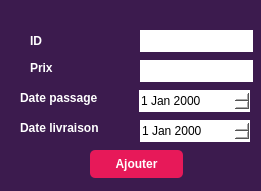
   <widget class="QGroupBox" name="groupBox">
    <property name="geometry">
     <rect>
      <x>10</x>
      <y>0</y>
      <width>261</width>
      <height>191</height>
     </rect>
    </property>
    <property name="font">
     <font>
      <pointsize>9</pointsize>
      <weight>75</weight>
      <bold>true</bold>
     </font>
    </property>
    <property name="styleSheet">
     <string notr="true">background-color: rgb(60, 27, 78);
border-radius: 20px;</string>
    </property>
    <property name="title">
     <string/>
    </property>
    <widget class="QLabel" name="label">
     <property name="geometry">
      <rect>
       <x>20</x>
       <y>30</y>
       <width>71</width>
       <height>21</height>
      </rect>
     </property>
     <property name="font">
      <font>
       <pointsize>9</pointsize>
       <weight>75</weight>
       <bold>true</bold>
      </font>
     </property>
     <property name="styleSheet">
      <string notr="true">color: rgb(255, 255, 255);</string>
     </property>
     <property name="text">
      <string>ID</string>
     </property>
    </widget>
    <widget class="QLabel" name="label_2">
     <property name="geometry">
      <rect>
       <x>20</x>
       <y>60</y>
       <width>56</width>
       <height>16</height>
      </rect>
     </property>
     <property name="font">
      <font>
       <pointsize>9</pointsize>
       <weight>75</weight>
       <bold>true</bold>
      </font>
     </property>
     <property name="styleSheet">
      <string notr="true">color: rgb(255, 255, 255);</string>
     </property>
     <property name="text">
      <string>Prix</string>
     </property>
    </widget>
    <widget class="QLineEdit" name="le_id">
     <property name="geometry">
      <rect>
       <x>130</x>
       <y>30</y>
       <width>113</width>
       <height>22</height>
      </rect>
     </property>
     <property name="styleSheet">
      <string notr="true">background-color: rgb(255, 255, 255);</string>
     </property>
    </widget>
    <widget class="QLineEdit" name="le_prix">
     <property name="geometry">
      <rect>
       <x>130</x>
       <y>60</y>
       <width>113</width>
       <height>22</height>
      </rect>
     </property>
     <property name="styleSheet">
      <string notr="true">background-color: rgb(255, 255, 255);</string>
     </property>
    </widget>
    <widget class="QPushButton" name="pb_ajouter">
     <property name="geometry">
      <rect>
       <x>80</x>
       <y>150</y>
       <width>93</width>
       <height>28</height>
      </rect>
     </property>
     <property name="font">
      <font>
       <weight>75</weight>
       <bold>true</bold>
      </font>
     </property>
     <property name="styleSheet">
      <string notr="true">QPushButton
{
border-radius: 5px;
	color: rgb(255, 255, 255);
background-color: rgb(231, 25, 89);
}</string>
     </property>
     <property name="text">
      <string>Ajouter</string>
     </property>
    </widget>
    <widget class="QLabel" name="label_3">
     <property name="geometry">
      <rect>
       <x>30</x>
       <y>210</y>
       <width>71</width>
       <height>16</height>
      </rect>
     </property>
     <property name="text">
      <string/>
     </property>
    </widget>
    <widget class="QLabel" name="label_4">
     <property name="geometry">
      <rect>
       <x>0</x>
       <y>90</y>
       <width>151</width>
       <height>16</height>
      </rect>
     </property>
     <property name="styleSheet">
      <string notr="true">font: 75 8pt &quot;MS Shell Dlg 2&quot;;</string>
     </property>
     <property name="text">
      <string/>
     </property>
    </widget>
    <widget class="QDateEdit" name="le_date_passage">
     <property name="geometry">
      <rect>
       <x>129</x>
       <y>90</y>
       <width>111</width>
       <height>22</height>
      </rect>
     </property>
     <property name="styleSheet">
      <string notr="true">background-color: rgb(255, 255, 255);</string>
     </property>
    </widget>
    <widget class="QDateEdit" name="le_date_livraison">
     <property name="geometry">
      <rect>
       <x>130</x>
       <y>120</y>
       <width>110</width>
       <height>22</height>
      </rect>
     </property>
     <property name="styleSheet">
      <string notr="true">background-color: rgb(255, 255, 255);</string>
     </property>
    </widget>
    <widget class="QLabel" name="label_11">
     <property name="geometry">
      <rect>
       <x>10</x>
       <y>90</y>
       <width>111</width>
       <height>16</height>
      </rect>
     </property>
     <property name="font">
      <font>
       <pointsize>9</pointsize>
       <weight>75</weight>
       <bold>true</bold>
      </font>
     </property>
     <property name="styleSheet">
      <string notr="true">color: rgb(255, 255, 255);</string>
     </property>
     <property name="text">
      <string>Date passage</string>
     </property>
    </widget>
    <widget class="QLabel" name="label_12">
     <property name="geometry">
      <rect>
       <x>10</x>
       <y>120</y>
       <width>111</width>
       <height>16</height>
      </rect>
     </property>
     <property name="font">
      <font>
       <pointsize>9</pointsize>
       <weight>75</weight>
       <bold>true</bold>
      </font>
     </property>
     <property name="styleSheet">
      <string notr="true">color: rgb(255, 255, 255);</string>
     </property>
     <property name="text">
      <string>Date livraison</string>
     </property>
    </widget>
    <widget class="QGroupBox" name="groupBox_6">
     <property name="geometry">
      <rect>
       <x>10</x>
       <y>0</y>
       <width>261</width>
       <height>191</height>
      </rect>
     </property>
     <property name="font">
      <font>
       <pointsize>9</pointsize>
       <weight>75</weight>
       <bold>true</bold>
      </font>
     </property>
     <property name="styleSheet">
      <string notr="true">background-color: rgb(60, 27, 78);
border-radius: 20px;</string>
     </property>
     <property name="title">
      <string/>
     </property>
     <widget class="QLabel" name="label_8">
      <property name="geometry">
       <rect>
        <x>20</x>
        <y>30</y>
        <width>71</width>
        <height>21</height>
       </rect>
      </property>
      <property name="font">
       <font>
        <pointsize>9</pointsize>
        <weight>75</weight>
        <bold>true</bold>
       </font>
      </property>
      <property name="styleSheet">
       <string notr="true">color: rgb(255, 255, 255);</string>
      </property>
      <property name="text">
       <string>ID</string>
      </property>
     </widget>
     <widget class="QLabel" name="label_9">
      <property name="geometry">
       <rect>
        <x>20</x>
        <y>60</y>
        <width>56</width>
        <height>16</height>
       </rect>
      </property>
      <property name="font">
       <font>
        <pointsize>9</pointsize>
        <weight>75</weight>
        <bold>true</bold>
       </font>
      </property>
      <property name="styleSheet">
       <string notr="true">color: rgb(255, 255, 255);</string>
      </property>
      <property name="text">
       <string>Prix</string>
      </property>
     </widget>
     <widget class="QLineEdit" name="le_id_2">
      <property name="geometry">
       <rect>
        <x>130</x>
        <y>30</y>
        <width>113</width>
        <height>22</height>
       </rect>
      </property>
      <property name="styleSheet">
       <string notr="true">background-color: rgb(255, 255, 255);</string>
      </property>
     </widget>
     <widget class="QLineEdit" name="le_prix_2">
      <property name="geometry">
       <rect>
        <x>130</x>
        <y>60</y>
        <width>113</width>
        <height>22</height>
       </rect>
      </property>
      <property name="styleSheet">
       <string notr="true">background-color: rgb(255, 255, 255);</string>
      </property>
     </widget>
     <widget class="QPushButton" name="pb_ajouter_2">
      <property name="geometry">
       <rect>
        <x>80</x>
        <y>150</y>
        <width>93</width>
        <height>28</height>
       </rect>
      </property>
      <property name="font">
       <font>
        <weight>75</weight>
        <bold>true</bold>
       </font>
      </property>
      <property name="styleSheet">
       <string notr="true">QPushButton
{
border-radius: 5px;
	color: rgb(255, 255, 255);
background-color: rgb(231, 25, 89);
}</string>
      </property>
      <property name="text">
       <string>Ajouter</string>
      </property>
     </widget>
     <widget class="QLabel" name="label_10">
      <property name="geometry">
       <rect>
        <x>30</x>
        <y>210</y>
        <width>71</width>
        <height>16</height>
       </rect>
      </property>
      <property name="text">
       <string/>
      </property>
     </widget>
     <widget class="QLabel" name="label_15">
      <property name="geometry">
       <rect>
        <x>0</x>
        <y>90</y>
        <width>151</width>
        <height>16</height>
       </rect>
      </property>
      <property name="styleSheet">
       <string notr="true">font: 75 8pt &quot;MS Shell Dlg 2&quot;;</string>
      </property>
      <property name="text">
       <string/>
      </property>
     </widget>
     <widget class="QDateEdit" name="le_date_passage_2">
      <property name="geometry">
       <rect>
        <x>129</x>
        <y>90</y>
        <width>111</width>
        <height>22</height>
       </rect>
      </property>
      <property name="styleSheet">
       <string notr="true">background-color: rgb(255, 255, 255);</string>
      </property>
     </widget>
     <widget class="QDateEdit" name="le_date_livraison_2">
      <property name="geometry">
       <rect>
        <x>130</x>
        <y>120</y>
        <width>110</width>
        <height>22</height>
       </rect>
      </property>
      <property name="styleSheet">
       <string notr="true">background-color: rgb(255, 255, 255);</string>
      </property>
     </widget>
     <widget class="QLabel" name="label_17">
      <property name="geometry">
       <rect>
        <x>10</x>
        <y>90</y>
        <width>111</width>
        <height>16</height>
       </rect>
      </property>
      <property name="font">
       <font>
        <pointsize>9</pointsize>
        <weight>75</weight>
        <bold>true</bold>
       </font>
      </property>
      <property name="styleSheet">
       <string notr="true">color: rgb(255, 255, 255);</string>
      </property>
      <property name="text">
       <string>Date passage</string>
      </property>
     </widget>
     <widget class="QLabel" name="label_18">
      <property name="geometry">
       <rect>
        <x>10</x>
        <y>120</y>
        <width>111</width>
        <height>16</height>
       </rect>
      </property>
      <property name="font">
       <font>
        <pointsize>9</pointsize>
        <weight>75</weight>
        <bold>true</bold>
       </font>
      </property>
      <property name="styleSheet">
       <string notr="true">color: rgb(255, 255, 255);</string>
      </property>
      <property name="text">
       <string>Date livraison</string>
      </property>
     </widget>
    </widget>
    <widget class="QGroupBox" name="groupBox_9">
     <property name="geometry">
      <rect>
       <x>0</x>
       <y>210</y>
       <width>1001</width>
       <height>481</height>
      </rect>
     </property>
     <property name="styleSheet">
      <string notr="true">
background-color: rgb(231, 25, 89);</string>
     </property>
     <property name="title">
      <string/>
     </property>
     <widget class="QPushButton" name="pushButton_3">
      <property name="geometry">
       <rect>
        <x>720</x>
        <y>270</y>
        <width>141</width>
        <height>28</height>
       </rect>
      </property>
      <property name="styleSheet">
       <string notr="true">color: rgb(255, 255, 255);
background-color: rgb(236, 138, 139);
border-radius: 40px;</string>
      </property>
      <property name="text">
       <string>Génerer un fichier PDF </string>
      </property>
     </widget>
     <widget class="QPushButton" name="pb_trie_2">
      <property name="geometry">
       <rect>
        <x>730</x>
        <y>30</y>
        <width>93</width>
        <height>28</height>
       </rect>
      </property>
      <property name="font">
       <font>
        <weight>75</weight>
        <bold>true</bold>
       </font>
      </property>
      <property name="styleSheet">
       <string notr="true">border-radius: 5px;
	color: rgb(255, 255, 255);
	background-color: rgb(60, 27, 78);
</string>
      </property>
      <property name="text">
       <string>Trier</string>
      </property>
     </widget>
     <widget class="QComboBox" name="comboBoxTri_2">
      <property name="geometry">
       <rect>
        <x>740</x>
        <y>70</y>
        <width>73</width>
        <height>22</height>
       </rect>
      </property>
      <property name="styleSheet">
       <string notr="true">background-color: rgb(255, 255, 255);</string>
      </property>
      <item>
       <property name="text">
        <string>id</string>
       </property>
      </item>
      <item>
       <property name="text">
        <string>prix</string>
       </property>
      </item>
      <item>
       <property name="text">
        <string>date_passage</string>
       </property>
      </item>
      <item>
       <property name="text">
        <string/>
       </property>
      </item>
     </widget>
     <widget class="QPushButton" name="pb_agenda_2">
      <property name="geometry">
       <rect>
        <x>740</x>
        <y>320</y>
        <width>93</width>
        <height>28</height>
       </rect>
      </property>
      <property name="font">
       <font>
        <weight>75</weight>
        <bold>true</bold>
       </font>
      </property>
      <property name="styleSheet">
       <string notr="true">border-radius: 5px;
	color: rgb(255, 255, 255);
	background-color: rgb(60, 27, 78);

</string>
      </property>
      <property name="text">
       <string>agenda</string>
      </property>
     </widget>
     <widget class="QLabel" name="label_19">
      <property name="geometry">
       <rect>
        <x>750</x>
        <y>140</y>
        <width>111</width>
        <height>20</height>
       </rect>
      </property>
      <property name="styleSheet">
       <string notr="true">color: rgb(255, 255, 255);</string>
      </property>
      <property name="text">
       <string>Chercher  :</string>
      </property>
     </widget>
     <widget class="QLineEdit" name="lineEdit_2">
      <property name="geometry">
       <rect>
        <x>710</x>
        <y>170</y>
        <width>151</width>
        <height>31</height>
       </rect>
      </property>
      <property name="styleSheet">
       <string notr="true">background-color: rgb(255, 255, 255);</string>
      </property>
     </widget>
     <widget class="QGroupBox" name="groupBox_10">
      <property name="geometry">
       <rect>
        <x>680</x>
        <y>10</y>
        <width>201</width>
        <height>91</height>
       </rect>
      </property>
      <property name="title">
       <string/>
      </property>
     </widget>
     <widget class="QGroupBox" name="groupBox_11">
      <property name="geometry">
       <rect>
        <x>680</x>
        <y>130</y>
        <width>201</width>
        <height>91</height>
       </rect>
      </property>
      <property name="title">
       <string/>
      </property>
     </widget>
     <widget class="QGroupBox" name="groupBox_12">
      <property name="geometry">
       <rect>
        <x>680</x>
        <y>260</y>
        <width>201</width>
        <height>101</height>
       </rect>
      </property>
      <property name="title">
       <string/>
      </property>
     </widget>
    </widget>
    <widget class="QLabel" name="label_20">
     <property name="geometry">
      <rect>
       <x>300</x>
       <y>60</y>
       <width>56</width>
       <height>16</height>
      </rect>
     </property>
     <property name="font">
      <font>
       <pointsize>9</pointsize>
       <weight>75</weight>
       <bold>true</bold>
      </font>
     </property>
     <property name="styleSheet">
      <string notr="true">color: rgb(255, 255, 255);</string>
     </property>
     <property name="text">
      <string>Prix</string>
     </property>
    </widget>
    <widget class="QGroupBox" name="groupBox_13">
     <property name="geometry">
      <rect>
       <x>580</x>
       <y>0</y>
       <width>251</width>
       <height>191</height>
      </rect>
     </property>
     <property name="font">
      <font>
       <pointsize>9</pointsize>
       <weight>75</weight>
       <bold>true</bold>
      </font>
     </property>
     <property name="styleSheet">
      <string notr="true">background-color: rgb(60, 27, 78);
border-radius: 20px;</string>
     </property>
     <property name="title">
      <string/>
     </property>
     <widget class="QLineEdit" name="le_id_Supprimer_2">
      <property name="geometry">
       <rect>
        <x>70</x>
        <y>30</y>
        <width>141</width>
        <height>31</height>
       </rect>
      </property>
      <property name="styleSheet">
       <string notr="true">background-color: rgb(255, 255, 255);</string>
      </property>
     </widget>
     <widget class="QLabel" name="label_21">
      <property name="geometry">
       <rect>
        <x>30</x>
        <y>40</y>
        <width>31</width>
        <height>16</height>
       </rect>
      </property>
      <property name="font">
       <font>
        <pointsize>9</pointsize>
        <weight>75</weight>
        <bold>true</bold>
       </font>
      </property>
      <property name="styleSheet">
       <string notr="true">color: rgb(255, 255, 255);</string>
      </property>
      <property name="text">
       <string>ID</string>
      </property>
     </widget>
     <widget class="QPushButton" name="pb_Supprimer_2">
      <property name="geometry">
       <rect>
        <x>60</x>
        <y>150</y>
        <width>93</width>
        <height>28</height>
       </rect>
      </property>
      <property name="font">
       <font>
        <weight>75</weight>
        <bold>true</bold>
       </font>
      </property>
      <property name="styleSheet">
       <string notr="true">QPushButton
{
border-radius: 5px;
	color: rgb(255, 255, 255);
background-color: rgb(231, 25, 89);
}</string>
      </property>
      <property name="text">
       <string>Supprimer</string>
      </property>
     </widget>
    </widget>
    <widget class="QGroupBox" name="groupBox_14">
     <property name="geometry">
      <rect>
       <x>280</x>
       <y>0</y>
       <width>281</width>
       <height>191</height>
      </rect>
     </property>
     <property name="font">
      <font>
       <pointsize>9</pointsize>
       <weight>75</weight>
       <bold>true</bold>
      </font>
     </property>
     <property name="styleSheet">
      <string notr="true">background-color: rgb(60, 27, 78);
border-radius: 20px;</string>
     </property>
     <property name="title">
      <string/>
     </property>
     <widget class="QLabel" name="label_22">
      <property name="geometry">
       <rect>
        <x>20</x>
        <y>30</y>
        <width>56</width>
        <height>16</height>
       </rect>
      </property>
      <property name="font">
       <font>
        <pointsize>9</pointsize>
        <weight>75</weight>
        <bold>true</bold>
       </font>
      </property>
      <property name="styleSheet">
       <string notr="true">color: rgb(255, 255, 255);</string>
      </property>
      <property name="text">
       <string>ID</string>
      </property>
     </widget>
     <widget class="QLineEdit" name="le_id_Modifier_2">
      <property name="geometry">
       <rect>
        <x>120</x>
        <y>30</y>
        <width>113</width>
        <height>22</height>
       </rect>
      </property>
      <property name="styleSheet">
       <string notr="true">background-color: rgb(255, 255, 255);</string>
      </property>
     </widget>
     <widget class="QLineEdit" name="le_prix_Modifier_2">
      <property name="geometry">
       <rect>
        <x>120</x>
        <y>60</y>
        <width>113</width>
        <height>22</height>
       </rect>
      </property>
      <property name="styleSheet">
       <string notr="true">
background-color: rgb(255, 255, 255);</string>
      </property>
     </widget>
     <widget class="QDateEdit" name="le_datep_Modifier_2">
      <property name="geometry">
       <rect>
        <x>120</x>
        <y>90</y>
        <width>111</width>
        <height>22</height>
       </rect>
      </property>
      <property name="font">
       <font>
        <pointsize>9</pointsize>
        <weight>50</weight>
        <bold>false</bold>
       </font>
      </property>
      <property name="styleSheet">
       <string notr="true">background-color: rgb(255, 255, 255);</string>
      </property>
     </widget>
     <widget class="QDateEdit" name="le_datel_Modifier_2">
      <property name="geometry">
       <rect>
        <x>120</x>
        <y>120</y>
        <width>110</width>
        <height>22</height>
       </rect>
      </property>
      <property name="styleSheet">
       <string notr="true">font: 75 9pt &quot;MS Shell Dlg 2&quot;;
background-color: rgb(255, 255, 255);</string>
      </property>
     </widget>
     <widget class="QPushButton" name="pb_Modifier_2">
      <property name="geometry">
       <rect>
        <x>80</x>
        <y>150</y>
        <width>93</width>
        <height>28</height>
       </rect>
      </property>
      <property name="font">
       <font>
        <pointsize>8</pointsize>
        <weight>75</weight>
        <bold>true</bold>
       </font>
      </property>
      <property name="styleSheet">
       <string notr="true">QPushButton
{
border-radius: 5px;
	color: rgb(255, 255, 255);
background-color: rgb(231, 25, 89);
}</string>
      </property>
      <property name="text">
       <string>Modifier</string>
      </property>
     </widget>
     <widget class="QLabel" name="label_23">
      <property name="geometry">
       <rect>
        <x>10</x>
        <y>90</y>
        <width>111</width>
        <height>16</height>
       </rect>
      </property>
      <property name="font">
       <font>
        <pointsize>9</pointsize>
        <weight>75</weight>
        <bold>true</bold>
       </font>
      </property>
      <property name="styleSheet">
       <string notr="true">color: rgb(255, 255, 255);</string>
      </property>
      <property name="text">
       <string>Date passage</string>
      </property>
     </widget>
     <widget class="QLabel" name="label_24">
      <property name="geometry">
       <rect>
        <x>10</x>
        <y>120</y>
        <width>111</width>
        <height>16</height>
       </rect>
      </property>
      <property name="font">
       <font>
        <pointsize>9</pointsize>
        <weight>75</weight>
        <bold>true</bold>
       </font>
      </property>
      <property name="styleSheet">
       <string notr="true">color: rgb(255, 255, 255);</string>
      </property>
      <property name="text">
       <string>Date livraison</string>
      </property>
     </widget>
    </widget>
    <widget class="QTableView" name="tab_Commande_2">
     <property name="geometry">
      <rect>
       <x>20</x>
       <y>220</y>
       <width>601</width>
       <height>391</height>
      </rect>
     </property>
     <property name="styleSheet">
      <string notr="true">color: rgb(106, 93, 127);
border-color: rgb(255, 255, 255);
background-color: rgb(236, 138, 139);
border-radius: 5px;</string>
     </property>
    </widget>
    <zorder>le_prix</zorder>
    <zorder>label</zorder>
    <zorder>label_2</zorder>
    <zorder>pb_ajouter</zorder>
    <zorder>label_3</zorder>
    <zorder>label_4</zorder>
    <zorder>le_date_passage</zorder>
    <zorder>le_date_livraison</zorder>
    <zorder>label_11</zorder>
    <zorder>le_id</zorder>
    <zorder>label_12</zorder>
    <zorder>groupBox_6</zorder>
    <zorder>groupBox_9</zorder>
    <zorder>label_20</zorder>
    <zorder>groupBox_13</zorder>
    <zorder>groupBox_14</zorder>
    <zorder>tab_Commande_2</zorder>
   </widget>
